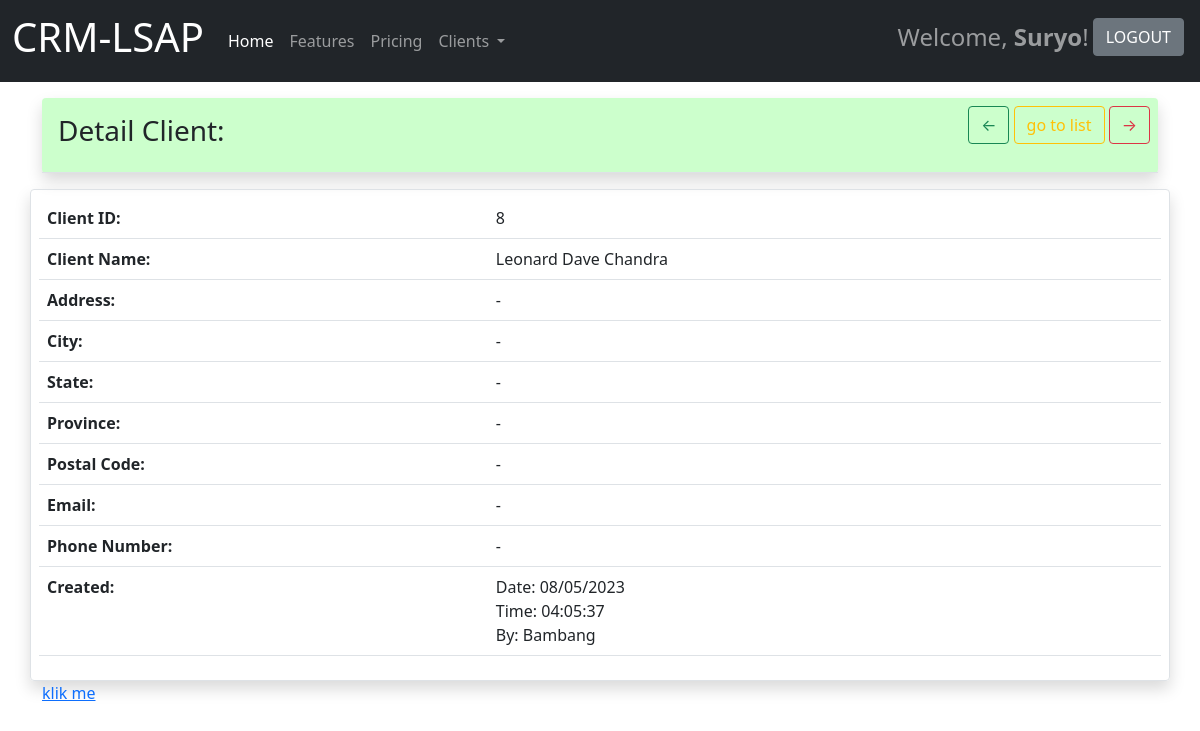
Page /crm/detail/8 (signed in) on the committed database.
### information/models.py (models this page shows, shortened)
class Record(models.Model):
	created_at = models.DateTimeField(auto_now_add=True)
	first_name = models.CharField(max_length=100,null=False,blank=False)
	last_name = models.CharField(max_length=100,null=False,blank=False)
	address = models.CharField(max_length=200,null=False,blank=False)
	city = models.CharField(max_length=100,null=False,blank=False)
	state = models.CharField(max_length=100,null=False,blank=False)
	province = models.CharField(max_length=100,null=False,blank=False)
	kode_pos = models.CharField(max_length=100,null=False,blank=False)
	email = models.CharField(max_length=100,null=False,blank=False)
	phone = models.CharField(max_length=100,null=False,blank=False)
	created_by = models.CharField(max_length=100,default="")
	class Meta:
		ordering = ['first_name','last_name']
		unique_together=['first_name','last_name']

### information/views.py (the view)
# urls.py: path('crm/detail/<int:pk>',views.view_detail,name='view_detail'),
@login_required(login_url="/")
def view_detail(request,pk):
	try:
		if(int(pk)==0):
			data = Record.objects.get(id=1)
		else:
			data = Record.objects.get(id=pk)
	except:
		data = Record.objects.all().order_by("-id")
		data= Record.objects.get(id=data[0].id)
	return render(request,'detailclient.html',{'data':data})

### templates/detailclient.html
{% extends 'base.html' %}
{% load static %}
{% load mathfilters %}
{% block contents%}
	<div class="container">
		<table class="table rounded shadow" style="background: rgba(0, 255, 0, 0.2);">
			<tr>
				<th>
					<h3 class="p-2">Detail Client:</h3>
				</th>
				<td>
					<div class="text-end">
						<a href="/crm/detail/{{data.id|sub:1}}" class="btn btn-outline-success">&larr;</a> <a class="btn btn-outline-warning" href="{% url 'view_record'%}">go to list</a> <a href="/crm/detail/{{data.id|addition:1}}" class="btn btn-outline-danger">&rarr;</a>
					</div>
				</td>
			</tr>
		</table>
	</div>
	<div class="container p-2 shadow  border rounded" >
		<table class="table">
			<tr>
				<th style="width: 40%;">Client ID:</th>
				<td scope="col">{{data.id}}</td>
			</tr>
			<tr>
				<th>Client Name:</th>
				<td>{{data.first_name|title}} {{data.last_name|title}}</td>
			</tr>
			<tr>
				<th>Address:</th>
				<td>{{data.address}}</td>
			</tr>
			<tr>
				<th>City:</th>
				<td>{{data.city}}</td>
			</tr>
			<tr>
				<th>State:</th>
				<td>{{data.address}}</td>
			</tr>
			<tr>
				<th>Province:</th>
				<td>{{data.province}}</td>
			</tr>
			<tr>
				<th>Postal Code:</th>
				<td>{{data.kode_pos}}</td>
			</tr>
			<tr>
				<th>Email:</th>
				<td>{{data.email}}</td>
			</tr>
			<tr>
				<th>Phone Number:</th>
				<td>{{data.phone}}</td>
			</tr>
			<tr>
				<th>Created:</th>
				<td>Date: {{data.created_at|date:"d/m/Y"}}<br/>
					Time: {{data.created_at|date:"H:m:s"}}<br/>
					By: {{data.created_by|title}}
				</td>
			</tr>
		</table>
	</div>
	<div class="container">
		<a href="{% url 'testunit'%}?nama=hallooooooo ">klik me</a>
	</div>
{% endblock%}

### templates/base.html (shortened to what this page needs)
{% load static %}
<!DOCTYPE html>
<html>
<head>
  <link rel="stylesheet" href="{% static 'css/bootstrap5.min.css'%}">
</head>
<body>
  <nav class="navbar navbar-expand-lg navbar-dark bg-dark">
    <div class="container-fluid">
      <a class="navbar-brand" href="{% url 'welcome' %}"><h1>CRM-LSAP</h1></a>
      {% if user.is_authenticated %}
      <div class="collapse navbar-collapse" id="navbarNavDropdown">
        <ul class="navbar-nav">
          <li class="nav-item">
            <a class="nav-link active" aria-current="page" href="#">Home</a>
          </li>
          <li class="nav-item">
            <a class="nav-link" href="#">Features</a>
          </li>
          <li class="nav-item">
            <a class="nav-link" href="#">Pricing</a>
          </li>
          <li class="nav-item dropdown">
            <a class="nav-link dropdown-toggle" href="#" id="navbarDropdownMenuLink" role="button" data-bs-toggle="dropdown" aria-expanded="false">
              Clients
            </a>
          </li>
        </ul>
      </div>
      {% if user.is_authenticated %}
      <div class="d-flex">
        <span class="me-1 navbar-text h4">Welcome, <b>{{user.username|title}}</b>!</span>
      </div>
      <div class="d-flex">
        <a class="btn btn-secondary me-1 h5" href="{% url 'user_logout'%}">LOGOUT</a>
      </div>
      {% endif %}
    </div>
    {% endif %}
  </nav>
  <div class="py-2">
  {% block contents%}
  {% endblock%}
  </div>
</body>
</html>

### rows in the picture
Record: id "8", first_name "Leonard Dave", last_name "Chandra", address "-", city "-", province "-", kode_pos "-", email "-", phone "-", created_at "08/05/2023", created_at "04:05:37", created_by "Bambang"

### other values in the picture
{{ user.username|title }} "Suryo"
